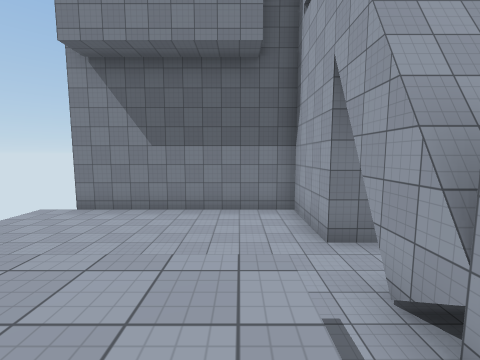
[1] (above)

15 first-person views from a walk through a 3-D level made in the Unity game engine. The camera is 1.5 m above the floor, tilts 6° down and sees 90° across. The floor is counted in squares, 2 m on a side. Each view is taken from the middle of a square. On the plan, view 1 faces up. The plan holds only what a view shows up to about 9 squares ahead; the rest is blank. The place goes on beyond the plan. The player character is not drawn. Surface patterns are stand-ins for the level's own textures.

[2]
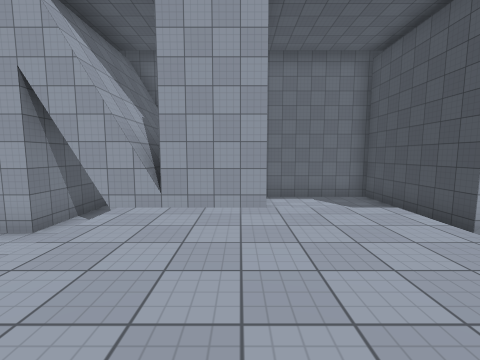

[3]
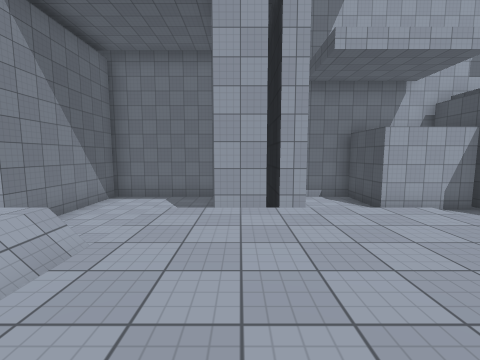

[4]
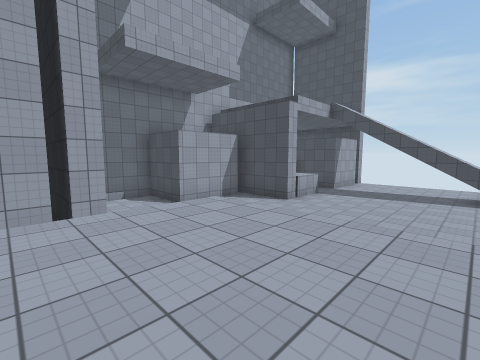

[5]
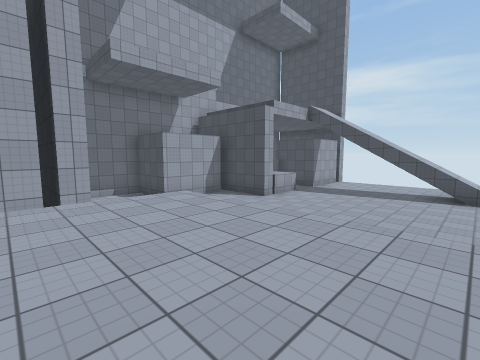

[6]
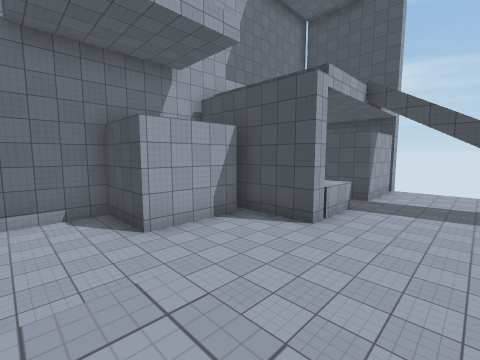

[7]
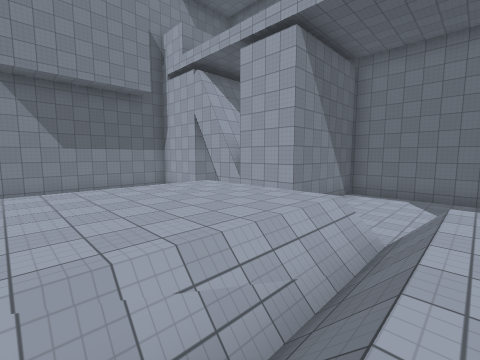

[8]
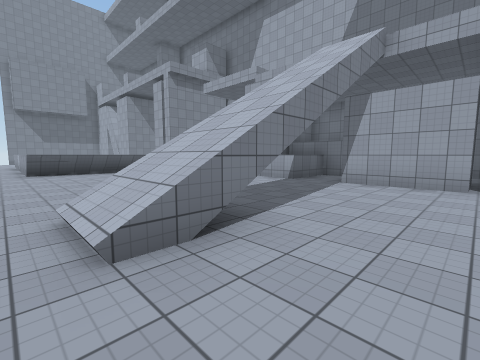

[9]
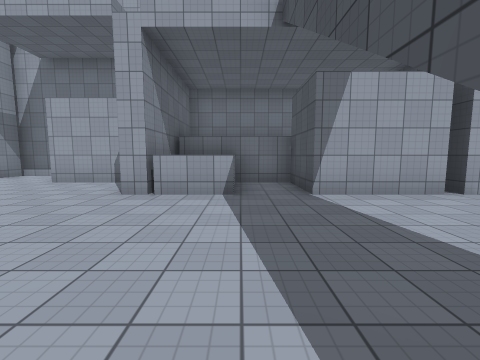

[10]
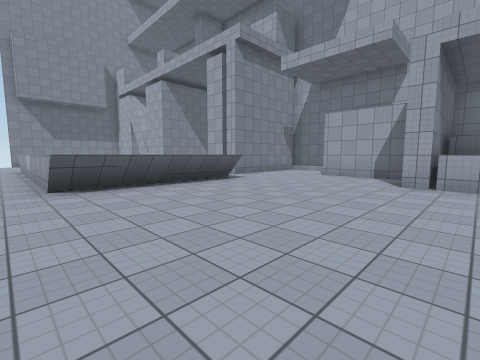

[11]
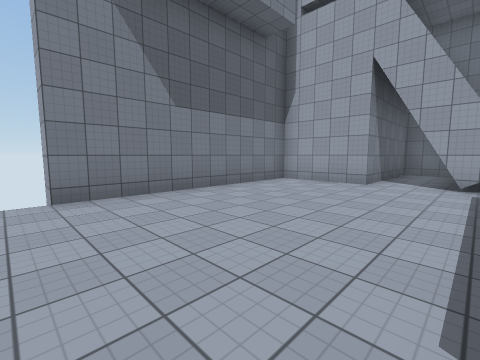

[12]
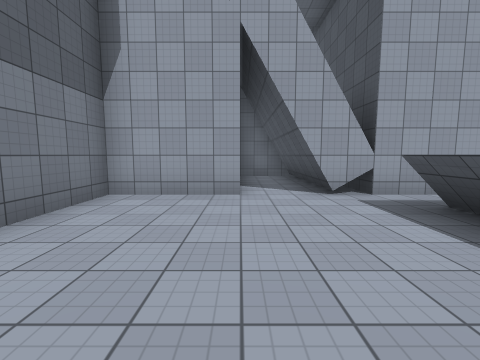

[13]
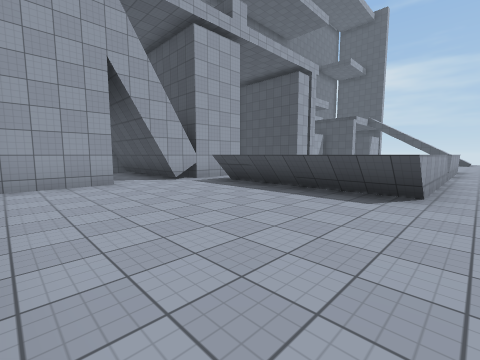

[14]
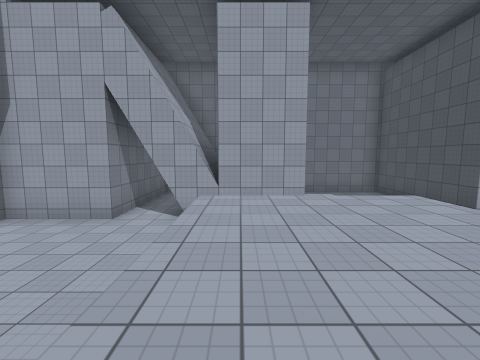

[15]
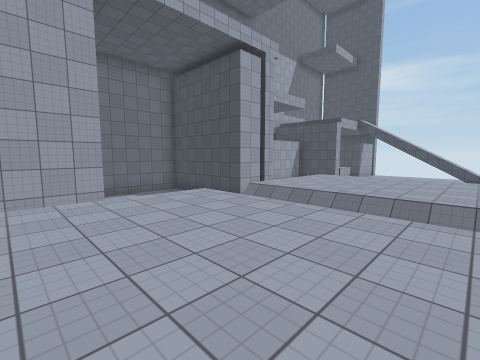

### Floor plan
Key: @ floor where view 1 was taken; # wall or solid block; . main floor; : floor 1.5 m higher than the main floor; / step, stairs or slope; ^ raised ledge.
Columns run from 5 left of view 1 to 6 right of it. Each row starts with its distance up from view 1.
  7 ########
  6 .......#
  5 .......#
  4 .......#####
  3 ...........#
  2 ./////.#####
  1 .:::::.#####
  0 .::::@.#####
 -1 .:::::.....#
 -2 .:::::.....#
 -3 ./////.....#
 -4 .:::::   ..#
 -5 .::::: #####
 -6 .::::: #####
 -7 .:::::.....#
 -8 ...........#
 -9 .........###
-10 .........#
-11 .........#
-12 .......###
-13 .......^^#
-14 .........#
-15 .//......#
-16 .//....###
-17 .......##
-18 ...........#
-19        #

Where each view was taken, in squares from view 1:
view 1: 0 up, 0 right, facing up
view 2: 0 up, 3 left, facing right
view 3: 5 down, 3 left, facing right
view 4: 5 down, 3 left, facing down-right
view 5: 5 down, 4 left, facing down-right
view 6: 7 down, 1 left, facing down-right
view 7: 4 down, 4 left, facing up-right
view 8: 18 down, 5 left, facing up-right
view 9: 14 down, 3 left, facing right
view 10: 13 down, 5 left, facing up-right
view 11: 2 up, 5 left, facing up-right
view 12: 4 up, 3 left, facing right
view 13: 6 up, 5 left, facing down-right
view 14: 1 up, 4 left, facing right
view 15: 1 up, 4 left, facing down-right
